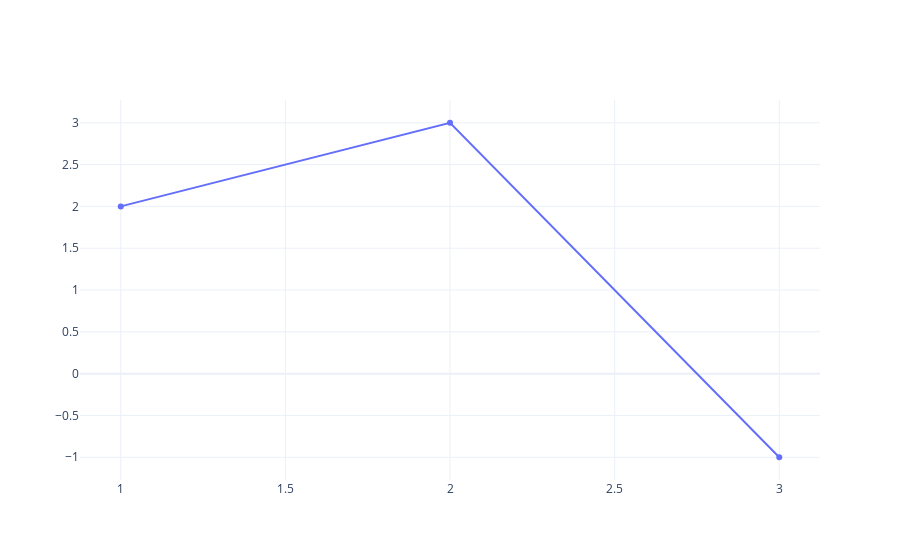

The cell this chart's notebook holds for it:
### Markdown cell above
`-` 예시4

### Code cell
fig = go.Figure()
scatter = go.Scatter(
    x=[1,2,3],y=[2,3,-1],
    mode='lines+markers'
)
fig.add_trace(scatter)

### Figure 1 — Plotly figure (JSON) as saved in the notebook; plotly's stock layout.template omitted (floating-point values rounded to 4 significant figures)
{"data": [{"mode": "lines+markers", "type": "scatter", "x": [1, 2, 3], "y": [2, 3, -1]}], "layout": {"autosize": true, "xaxis": {"autorange": true, "range": [0.8824, 3.118], "type": "linear"}, "yaxis": {"autorange": true, "range": [-1.33, 3.33], "type": "linear"}}}
